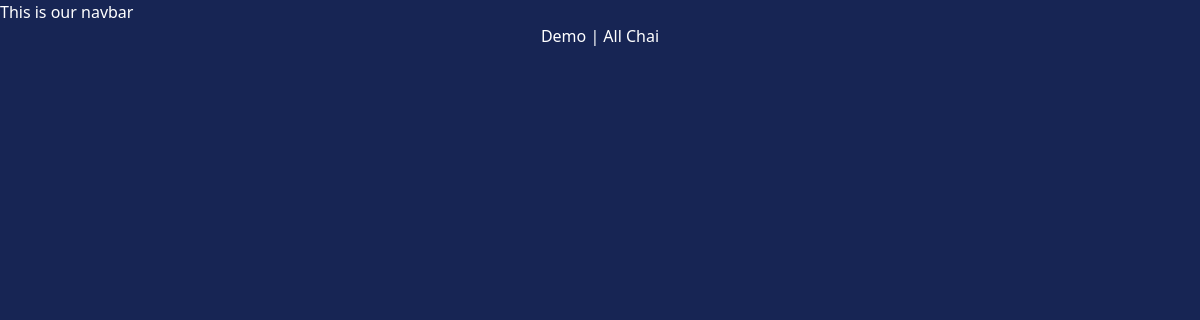
/demo/, run on an earlier commit of the app's database.
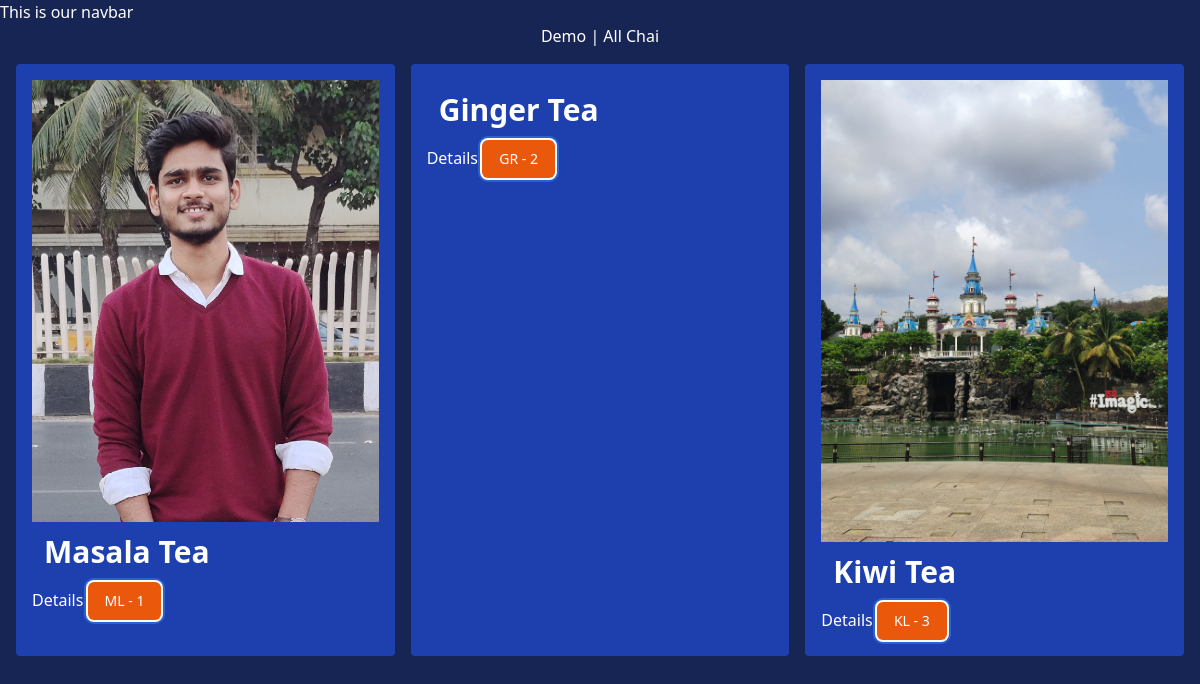
And on a later commit of the database.
### demo/models.py (models this page shows, shortened)
class ChaiVariety(models.Model):
  CHAI_TYPE_CHOICES = [
    ('ML', 'MASALA'),
    ('GR', 'GINGER'),
    ('KL', 'KIWI'),
    ('PL', 'PLAIN'),
    ('EL', 'ELAICHI'),
  ]
  name = models.CharField(max_length=100)
  image = models.ImageField(upload_to='chais/')
  date_added = models.DateTimeField(default=timezone.now)
  type = models.CharField(max_length=2, choices=CHAI_TYPE_CHOICES, default='ML')
  descriptions = models.TextField(default='')

### demo/views.py (the view)
# urls.py: path("demo/", include('demo.urls')),
def demo(request):
    chais = ChaiVariety.objects.all()
    return render(request, 'demo/demo.html', {'chais': chais})

### demo/templates/demo/demo.html (shortened to what this page needs)
{% extends "layout.html" %}
{% block content %}
<h1>Demo | All Chai</h1>
<div class="grid grid-cols-3 gap-4 p-4">
{% for chai in chais %}
    <div class="bg-blue-800 p-4 rounded">
        <img src="{{chai.image.url}}" alt="">
        <h3 class="text-3xl font-bold p-3">{{chai.name}}</h3>
        <a href="{% url 'chai_detail' chai.id %}">Details</a>
        <a href="{% url 'chai_detail' chai.id %}">
            <button
            type="button"
            class="inline-flex items-center w−[100%] justify-center px-4
            py-2 border border-transparent text-sm font-medium
            rounded-md text-white bg-orange-600
            ☐ hover:bg-orange-700
            focus:outline-none focus: ring-2 focus: ring-offset-2
            focus:ring-orange-500">
                {{chai.type}} - {{chai.id}}
            </button>
        </a>
    </div>
{% endfor %}
</div>
{% endblock %}

### templates/layout.html (shortened to what this page needs)
{% load static tailwind_tags %}
{% load static %}
<!DOCTYPE html>
<html lang="en">
  <head>
    <link rel="stylesheet" href="{% static 'style.css' %}" />
    {% tailwind_css %}
  </head>
  <body class="bg-blue-950">
    <nav>This is our navbar</nav>
    {% block content %}{% endblock content %}
  </body>
</html>

### static/style.css (style rules this page uses)
body { background-color: rgb(13, 13, 15); color: white; }
h1 { text-align: center; font-size: 2em; }

What changed in the data, as far as the page shows it:
added ChaiVariety: image (picture), name "Masala Tea", type "ML", id "1"
added ChaiVariety: name "Ginger Tea", type "GR", id "2"
added ChaiVariety: image (picture), name "Kiwi Tea", type "KL", id "3"
